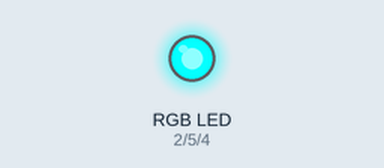
Recording of a sketch running on a simulated ESP8266 (NodeMCU). On the bench: an RGB LED mixed from three pins (HIGH = lit).

Above: at 0.05 s.
At 1.95 s:
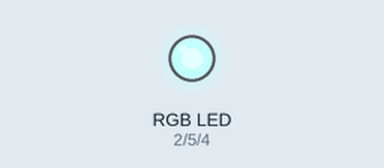
At 3.9 s:
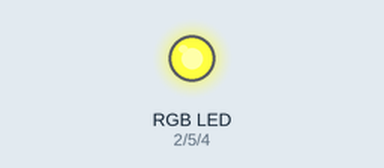
At 7.8 s:
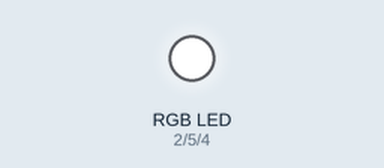
Timing chart, 0 to 10.2 s (numbered marks = the images above):
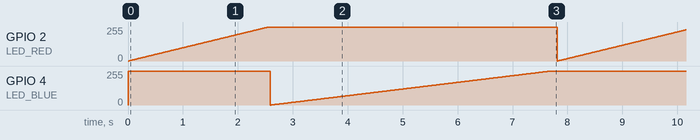

The sketch:

RGB_Exersize.ino
```cpp
int LED_RED = 2;
int LED_GREEN = 5;
int LED_BLUE = 4;

void setup() {
  // put your setup code here, to run once:
  pinMode(LED_RED, OUTPUT);
  pinMode(LED_GREEN, OUTPUT);
  pinMode(LED_BLUE, OUTPUT);
  analogWriteRange(255);
  digitalWrite(LED_RED, HIGH);
  digitalWrite(LED_GREEN, HIGH);
  digitalWrite(LED_BLUE, HIGH);
}

void loop() {
  // put your main code here, to run repeatedly:
  /*digitalWrite(LED_RED, LOW);
  digitalWrite(LED_GREEN, LOW);
  delay(500);
  digitalWrite(LED_RED, HIGH);
  digitalWrite(LED_GREEN, HIGH);

  digitalWrite(LED_GREEN, LOW);
  digitalWrite(LED_BLUE, LOW);
  delay(500);
  digitalWrite(LED_GREEN, HIGH);
  digitalWrite(LED_BLUE, HIGH);

  digitalWrite(LED_BLUE, LOW);
  digitalWrite(LED_RED, LOW);
  delay(500);
  digitalWrite(LED_BLUE, HIGH);
  digitalWrite(LED_RED, HIGH);*/

  //Light fading

  for(int i = 255; i >= 0; i--){
      analogWrite(LED_RED, 255 - i);
      delay(10);
    }

  for(int i = 0; i <= 0; i++){
      analogWrite(LED_GREEN, 255 - i);
      delay(30);
    }

  for(int i = 255; i >= 0; i--){
      analogWrite(LED_BLUE, 255 - i);
      delay(20);
    }
    delay(100);
}
```

Measured:
- by itself, GPIO 2 (LED_RED), GPIO 4 (LED_BLUE): ramps from 0/255 to 255/255 and jumps back, once every 7.8 s
